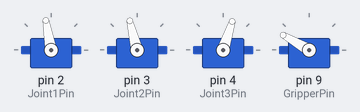
This sketch was run on a simulated Arduino Uno, built with avr-gcc and run on an emulated ATmega328P. Parts: 4 × servo.

Above: at 0.1 s.
At 11.83 s:
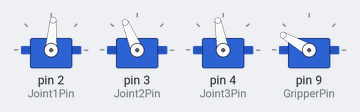
At 12.64 s:
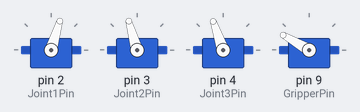
At 13.45 s:
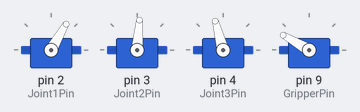
At 15.1 s:
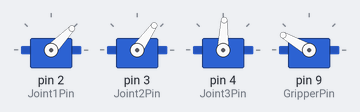
At 29.23 s:
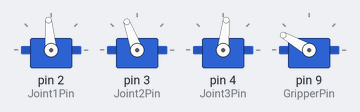
Timing chart, 0 to 31.5 s (numbered marks = the images above):
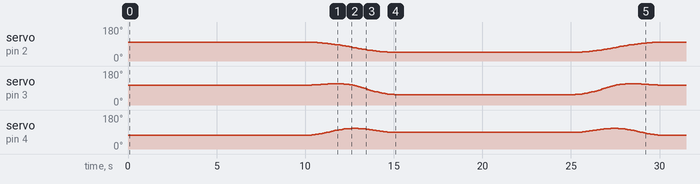

The sketch:

Trajectory_Tark1Arduino.ino
```cpp
/////////////////////////
// Trajectory Planning //
/////////////////////////

#include <Servo.h>
#include <math.h>
#include <stdlib.h>

//////////////////////////////////////////////////////////////////////
// Change values below to specify start and finish cartesian points  //
//////////////////////////////////////////////////////////////////////

// starting X, Y, Z Values (Change these values to starting position)
float x_start = 0;
float y_start = 170;
float z_start = -100;

// finishing X, Y, Z Values (Change these values to starting position)
float x_finish = 120;
float y_finish = 90;
float z_finish = 90;

///////////////////////////////////////////////////////////////////////////////
// Dont change any values below as they define robot constants and variables  //
///////////////////////////////////////////////////////////////////////////////

// These will be the current [x,y,z] values used to calculate theta at each time (t)
int x = x_start;
int y = y_start;
int z = z_start;

// Arm Servo pins
#define Joint1Pin 2
#define Joint2Pin 3
#define Joint3Pin 4
#define GripperPin 9

// Servo Objects
Servo Joint1;
Servo Joint2;
Servo Joint3;
Servo Gripper;

// Link lengths (mm)
float l1 = 90;
float l2 = 170;

// Declare thetas which will be the joint angles
float theta_1;
float theta_2;
float theta_3;

// Gripper Joint Angles
int GripperOpen = 150; // Open gripper
int GripperClose = 60; // Close gripper

// Joint Angle Offsets
int Joint1Offset = 10;
int Joint2Offset = 15;
int Joint3Offset = -14;

// Trajectory time and granularity (and therefore total number of points generated)
int tf = 5;
float granularity = 0.1;
float num_points = 50;

// Declare array that stores the projected trajectory.
float *x_points;
float *y_points;
float *z_points;

void calculate_theta_1()
{
theta_1 = acos(x / sqrt(pow(x, 2) + pow(y, 2))) * (180 / PI);
}

void calculate_theta_2()
{
float phi = atan(-1*z / sqrt(pow(x, 2) + pow(y, 2))) * (180 / PI);
float beta_top = pow(l1, 2) + pow(x, 2) + pow(y, 2) + pow(z, 2) - pow(l2, 2);
float beta_bottom = (2 * l1 * sqrt(pow(x, 2) + pow(y, 2) + pow(z, 2)));
float beta = acos((beta_top / beta_bottom)) * (180 / PI);
theta_2 = phi + beta;
}

void calculate_theta_3()
{
theta_3 = acos(((pow(x, 2) + pow(y, 2) + pow(z, 2) - pow(l1, 2) - pow(l2, 2)) / (2 * l1 * l2))) * (180 / PI);
}

float* calculate_projected_trajectory(int u_start, int u_finish, int tf, int num_points)
{
 float *arr = (float*)malloc(num_points * sizeof(float));

 float a0 = u_start;
 float a2 = (3 / pow(tf, 2)) * (u_finish - u_start);
 float a3 = (-1 * (2 / pow(tf, 3))) * (u_finish - u_start);

 int counter = 0;
 for (float t = granularity; t <= tf; t = t + granularity) {
  float pos = a0 + a2*pow(t, 2) + a3*pow(t, 3);
  arr[counter] = pos;
  counter++;
 }

 return arr;
}

void setup()
{
 // Setup and write initial joint positions
 Serial.begin(9600);
 Joint1.attach(Joint1Pin);
 Joint2.attach(Joint2Pin);
 Joint3.attach(Joint3Pin);
 Gripper.attach(GripperPin);

 calculate_theta_1();
 calculate_theta_2();
 calculate_theta_3();

 Joint1.write(theta_1+Joint1Offset);
 Joint2.write(theta_2+Joint2Offset);
 Joint3.write(theta_3+Joint3Offset);
 Gripper.write(GripperOpen);

 // Pre-calculate the projected trajectory between the two points
 x_points = calculate_projected_trajectory(x_start, x_finish, tf, (int) num_points);
 y_points = calculate_projected_trajectory(y_start, y_finish, tf, (int) num_points);
 z_points = calculate_projected_trajectory(z_start, z_finish, tf, (int) num_points);

 // Wait the 10 seconds as required.
 delay(10000);
}

void loop()
{
 //////////////////////
 // Forward Movement //
 //////////////////////

 // 5s with 0.1s granularity therefore delay of 100ms between each movement.
 for (int i = 0; i < num_points; i++)
 {
  x = x_points[i];
  y = y_points[i];
  z = z_points[i];

  calculate_theta_1();
  calculate_theta_2();
  calculate_theta_3();

  Joint1.write(theta_1+Joint1Offset);
  Joint2.write(theta_2+Joint2Offset);
  Joint3.write(theta_3+Joint3Offset);

  delay(100);
 }

 delay(10000); // Wait 10 seconds at point

 //////////////////////
 // Reverse Movement //
 //////////////////////

 // 5s with 0.1s granularity therefore delay of 100ms between each movement.
 for (int i = num_points - 1; i >= 0; i--)
 {
  x = x_points[i];
  y = y_points[i];
  z = z_points[i];

  calculate_theta_1();
  calculate_theta_2();
  calculate_theta_3();

  Joint1.write(theta_1+Joint1Offset);
  Joint2.write(theta_2+Joint2Offset);
  Joint3.write(theta_3+Joint3Offset);

  delay(100);
 }

 delay(10000); // Wait 10 seconds at point
}
```

Measured:
- by itself, servo on pin 2 (Joint1Pin): 100° → 99° at 10.3 s, → 98° 0.20 s later, → 97° 0.20 s later, → 96° 0.20 s later, … (82 changes in this stretch)
